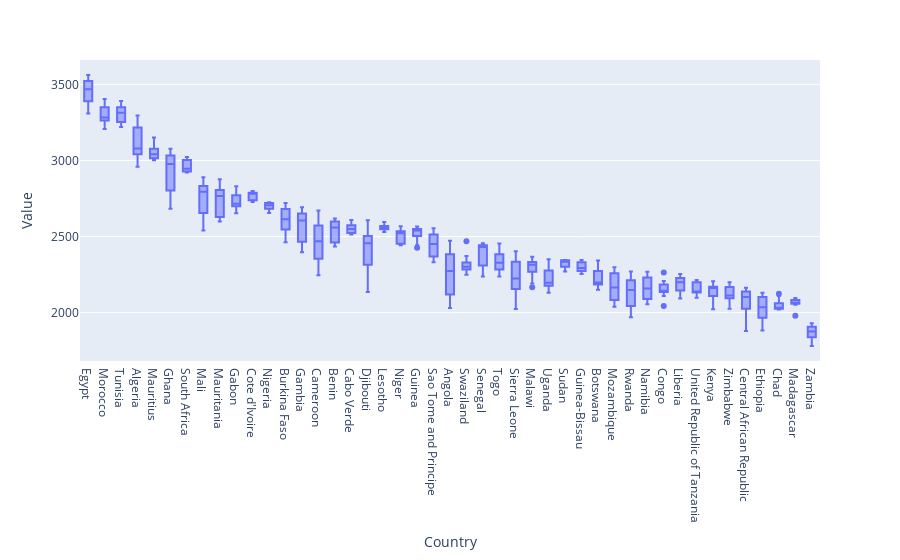

The cell this chart's notebook holds for it:
### Code cell
# Visualisation of data to show countries with most food supply between 2004 to 2013
fig4 = px.box(supplyBiggerValues, x='Country', y='Value')
fig4

### Figure 1 — Plotly figure (JSON) as saved in the notebook; plotly's stock layout.template omitted (floating-point values rounded to 4 significant figures; data arrays with more than 128 entries replaced by an {"elided": "..."} marker saying what was removed)
{"data": [{"alignmentgroup": "True", "hovertemplate": "Country=%{x}<br>Value=%{y}<extra></extra>", "legendgroup": "", "marker": {"color": "#636efa"}, "name": "", "notched": false, "offsetgroup": "", "orientation": "v", "showlegend": false, "type": "box", "x": {"elided": "450 str values"}, "x0": " ", "xaxis": "x", "y": {"elided": "450 int values"}, "y0": " ", "yaxis": "y"}], "layout": {"boxmode": "group", "legend": {"tracegroupgap": 0}, "margin": {"t": 60}, "xaxis": {"anchor": "y", "domain": [0, 1], "title": {"text": "Country"}}, "yaxis": {"anchor": "x", "domain": [0, 1], "title": {"text": "Value"}}}}
